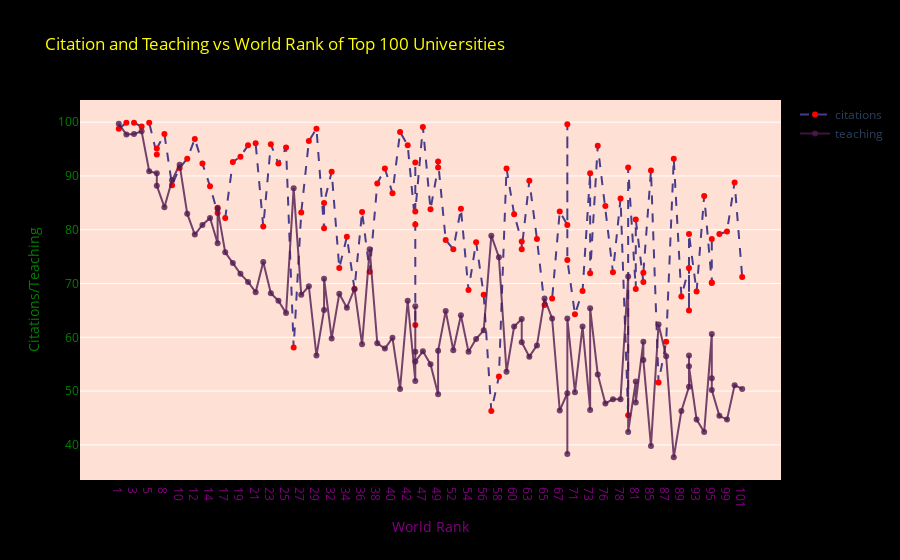

The notebook cell this image was saved under:
### Code cell
fig = go.Figure()
fig.add_trace(go.Scatter(
        x = top_100.world_rank,
        y = top_100.citations,
        name = "citations",#name of the plots
        mode = 'lines+markers',
        line=dict(color='#483D8B', dash='dash'),
        marker = dict(color='red'),
        text = top_100.university_name
    ))
fig.add_trace(go.Scatter(
                    x = top_100.world_rank,
                    y = top_100.teaching,
                    mode = "lines+markers",
                    name = "teaching",
                    marker = dict(color = 'rgba(80, 26, 80, 0.8)'),
                    text= top_100.university_name
                    ))
fig.update_layout(title=dict(text='Citation and Teaching vs World Rank of Top 100 Universities', font=dict(color="Yellow")),
                  xaxis=dict(title='World Rank',color='purple',showgrid=False, showspikes=True,
                             spikethickness = 2, spikedash='solid', spikemode='across',
                             spikecolor='red'),
                  yaxis=dict(title='Citations/Teaching',color='green', showgrid=True),
                  #hovermode = 'x',
                  autosize = True,
                  paper_bgcolor = 'black',#'#B0D2E9',
                  plot_bgcolor = '#FFE0D4',
                  #template='plotly_dark'
                  )
fig.show()

### Figure 1 — Plotly figure (JSON) as saved in the notebook; plotly's stock layout.template omitted (floating-point values rounded to 4 significant figures)
{"data": [{"line": {"color": "#483D8B", "dash": "dash"}, "marker": {"color": "red"}, "mode": "lines+markers", "name": "citations", "text": ["Harvard University", "California Institute of Technology", "Massachusetts Institute of Technology", "Stanford University", "Princeton University", "University of Cambridge", "University of Oxford", "University of California, Berkeley", "Imperial College London", "Yale University", "University of California, Los Angeles", "University of Chicago", "Johns Hopkins University", "Cornell University", "ETH Zurich – Swiss Federal Institute of Technology Zurich", "University of Michigan", "University of Toronto", "Columbia University", "University of Pennsylvania", "Carnegie Mellon University", "University of Hong Kong", "University College London", "University of Washington", "Duke University", "Northwestern University", "University of Tokyo", "Georgia Institute of Technology", "Pohang University of Science and Technology", "University of California, Santa Barbara", "University of British Columbia", "University of North Carolina at Chapel Hill", "University of California, San Diego", "University of Illinois at Urbana-Champaign", "National University of Singapore", "McGill University", "University of Melbourne", "Peking University", "Washington University in St Louis", "École Polytechnique", "University of Edinburgh", "Hong Kong University of Science and Technology", "École Normale Supérieure", "Australian National University", "Karolinska Institute", "University of Göttingen", "University of Wisconsin", "Rice University", "École Polytechnique Fédérale de Lausanne", "University of California, Irvine", "University of Science and Technology of China", "Vanderbilt University", "University of Minnesota", "Tufts University", "University of California, Davis", "Brown University", "University of Massachusetts", "Kyoto University", "Tsinghua University", "Boston University", "New York University", "Emory University", "LMU Munich", "University of Notre Dame", "University of Pittsburgh", "Case Western Reserve University", "Ohio State University", "University of Colorado Boulder", "University of Bristol", "University of California, Santa Cruz", "Yeshiva University", "University of Sydney", "University of Virginia", "University of Adelaide", "University of Southern California", "William & Mary", "Trinity College Dublin", "King’s College London", "Stony Brook University", "Korea Advanced Institute of Science and Technology (KAIST)", "University of Sussex", "The University of Queensland", "University of York", "Heidelberg University", "University of Utah", "Durham University", "London School of Economics and Political Science", "University of Manchester", "Royal Holloway, University of London", "Lund University", "University of Southampton", "University of Zurich", "Wake Forest University", "McMaster University", "University College Dublin", "George Washington University", "University of Arizona", "University of Basel", "University of Maryland, College Park", "Dartmouth College", "École Normale Supérieure de Lyon", "Technical University of Munich"], "type": "scatter", "x": ["1", "2", "3", "4", "5", "6", "6", "8", "9", "10", "11", "12", "13", "14", "15", "15", "17", "18", "19", "20", "21", "22", "23", "24", "25", "26", "27", "28", "29", "30", "30", "32", "33", "34", "35", "36", "37", "38", "39", "40", "41", "42", "43", "43", "43", "43", "47", "48", "49", "49", "51", "52", "53", "54", "55", "56", "57", "58", "59", "60", "61", "61", "63", "64", "65", "66", "67", "68", "68", "68", "71", "72", "73", "73", "75", "76", "77", "78", "79", "79", "81", "81", "83", "83", "85", "86", "87", "88", "89", "90", "90", "90", "93", "94", "95", "95", "95", "98", "99", "100", "101"], "y": [98.8, 99.9, 99.9, 99.2, 99.9, 94, 95.1, 97.8, 88.3, 91.5, 93.2, 96.9, 92.3, 88.1, 83.1, 84.1, 82.2, 92.6, 93.6, 95.7, 96.1, 80.6, 95.9, 92.3, 95.3, 58.1, 83.2, 96.5, 98.8, 80.3, 85, 90.8, 72.9, 78.7, 69, 83.3, 72.2, 88.6, 91.4, 86.8, 98.2, 95.7, 81, 62.3, 92.5, 83.4, 99.1, 83.8, 91.6, 92.7, 78.1, 76.4, 83.9, 68.8, 77.7, 67.9, 46.3, 52.7, 91.4, 82.9, 77.8, 76.4, 89.1, 78.3, 66, 67.2, 83.4, 80.9, 99.6, 74.4, 64.3, 68.6, 90.5, 71.9, 95.6, 84.4, 72.1, 85.8, 45.5, 91.6, 69, 81.9, 70.3, 72, 91, 51.6, 59.2, 93.2, 67.6, 72.9, 65, 79.2, 68.5, 86.3, 70.2, 70.1, 78.3, 79.2, 79.7, 88.8, 71.2]}, {"marker": {"color": "rgba(80, 26, 80, 0.8)"}, "mode": "lines+markers", "name": "teaching", "text": ["Harvard University", "California Institute of Technology", "Massachusetts Institute of Technology", "Stanford University", "Princeton University", "University of Cambridge", "University of Oxford", "University of California, Berkeley", "Imperial College London", "Yale University", "University of California, Los Angeles", "University of Chicago", "Johns Hopkins University", "Cornell University", "ETH Zurich – Swiss Federal Institute of Technology Zurich", "University of Michigan", "University of Toronto", "Columbia University", "University of Pennsylvania", "Carnegie Mellon University", "University of Hong Kong", "University College London", "University of Washington", "Duke University", "Northwestern University", "University of Tokyo", "Georgia Institute of Technology", "Pohang University of Science and Technology", "University of California, Santa Barbara", "University of British Columbia", "University of North Carolina at Chapel Hill", "University of California, San Diego", "University of Illinois at Urbana-Champaign", "National University of Singapore", "McGill University", "University of Melbourne", "Peking University", "Washington University in St Louis", "École Polytechnique", "University of Edinburgh", "Hong Kong University of Science and Technology", "École Normale Supérieure", "Australian National University", "Karolinska Institute", "University of Göttingen", "University of Wisconsin", "Rice University", "École Polytechnique Fédérale de Lausanne", "University of California, Irvine", "University of Science and Technology of China", "Vanderbilt University", "University of Minnesota", "Tufts University", "University of California, Davis", "Brown University", "University of Massachusetts", "Kyoto University", "Tsinghua University", "Boston University", "New York University", "Emory University", "LMU Munich", "University of Notre Dame", "University of Pittsburgh", "Case Western Reserve University", "Ohio State University", "University of Colorado Boulder", "University of Bristol", "University of California, Santa Cruz", "Yeshiva University", "University of Sydney", "University of Virginia", "University of Adelaide", "University of Southern California", "William & Mary", "Trinity College Dublin", "King’s College London", "Stony Brook University", "Korea Advanced Institute of Science and Technology (KAIST)", "University of Sussex", "The University of Queensland", "University of York", "Heidelberg University", "University of Utah", "Durham University", "London School of Economics and Political Science", "University of Manchester", "Royal Holloway, University of London", "Lund University", "University of Southampton", "University of Zurich", "Wake Forest University", "McMaster University", "University College Dublin", "George Washington University", "University of Arizona", "University of Basel", "University of Maryland, College Park", "Dartmouth College", "École Normale Supérieure de Lyon", "Technical University of Munich"], "type": "scatter", "x": ["1", "2", "3", "4", "5", "6", "6", "8", "9", "10", "11", "12", "13", "14", "15", "15", "17", "18", "19", "20", "21", "22", "23", "24", "25", "26", "27", "28", "29", "30", "30", "32", "33", "34", "35", "36", "37", "38", "39", "40", "41", "42", "43", "43", "43", "43", "47", "48", "49", "49", "51", "52", "53", "54", "55", "56", "57", "58", "59", "60", "61", "61", "63", "64", "65", "66", "67", "68", "68", "68", "71", "72", "73", "73", "75", "76", "77", "78", "79", "79", "81", "81", "83", "83", "85", "86", "87", "88", "89", "90", "90", "90", "93", "94", "95", "95", "95", "98", "99", "100", "101"], "y": [99.7, 97.7, 97.8, 98.3, 90.9, 90.5, 88.2, 84.2, 89.2, 92.1, 83, 79.1, 80.9, 82.2, 77.5, 83.9, 75.8, 73.8, 71.8, 70.3, 68.4, 74, 68.2, 66.8, 64.5, 87.7, 67.9, 69.5, 56.6, 65.1, 70.9, 59.8, 68.1, 65.5, 69, 58.7, 76.4, 58.9, 57.9, 59.9, 50.4, 66.8, 51.9, 65.8, 57.3, 55.5, 57.4, 55, 49.4, 57.5, 64.9, 57.6, 64.1, 57.3, 59.7, 61.3, 78.9, 74.9, 53.6, 62, 63.4, 59.1, 56.4, 58.5, 67.2, 63.5, 46.4, 49.6, 38.3, 63.5, 49.8, 62, 46.5, 65.4, 53.1, 47.7, 48.5, 48.5, 71.3, 42.4, 51.8, 47.9, 59.2, 55.8, 39.8, 62.4, 56.5, 37.7, 46.3, 50.8, 56.6, 54.6, 44.7, 42.4, 60.6, 52.4, 50.2, 45.4, 44.7, 51.1, 50.4]}], "layout": {"autosize": true, "paper_bgcolor": "black", "plot_bgcolor": "#FFE0D4", "title": {"font": {"color": "Yellow"}, "text": "Citation and Teaching vs World Rank of Top 100 Universities"}, "xaxis": {"color": "purple", "showgrid": false, "showspikes": true, "spikecolor": "red", "spikedash": "solid", "spikemode": "across", "spikethickness": 2, "title": {"text": "World Rank"}}, "yaxis": {"color": "green", "showgrid": true, "title": {"text": "Citations/Teaching"}}}}
